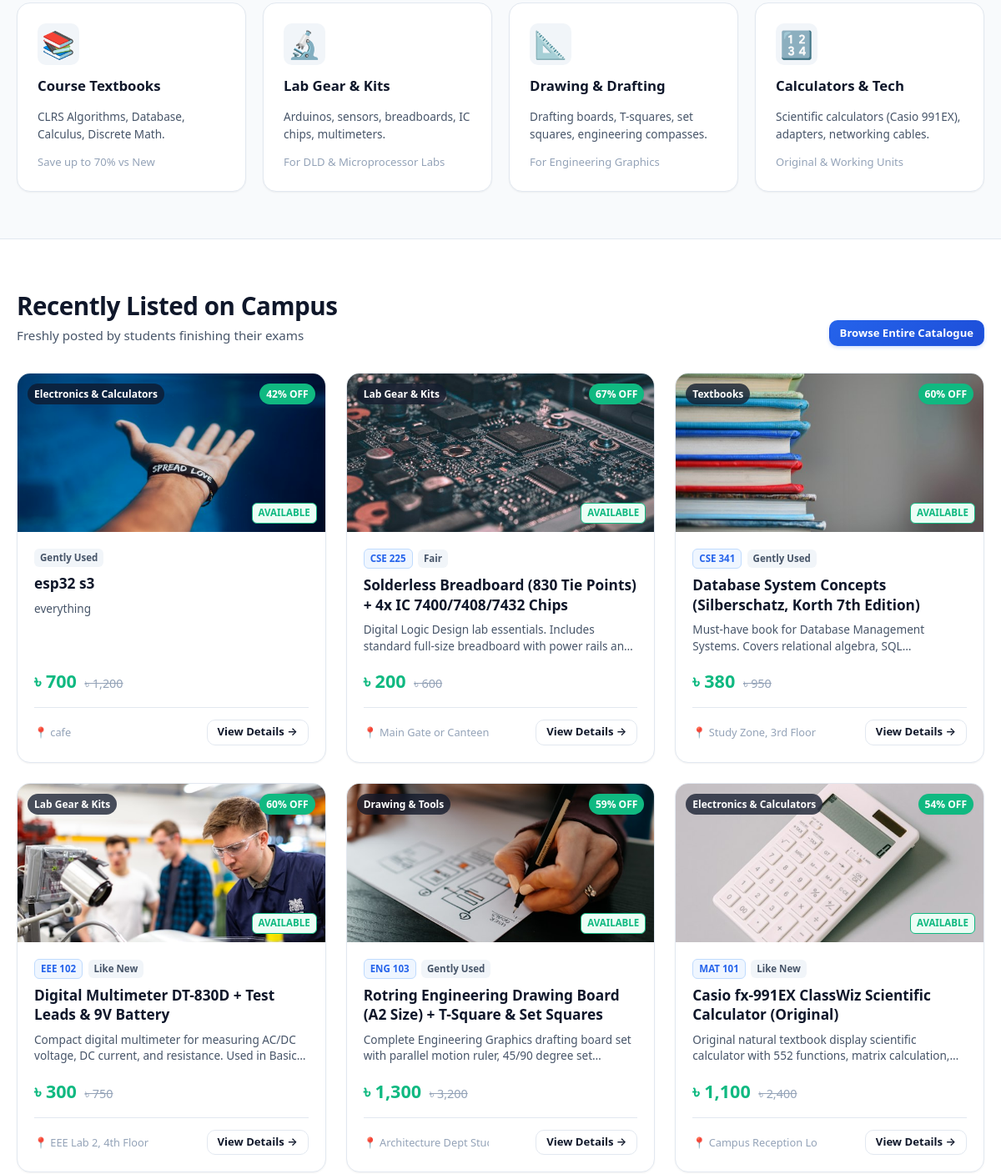
Before: / (middle part) with the older database file.
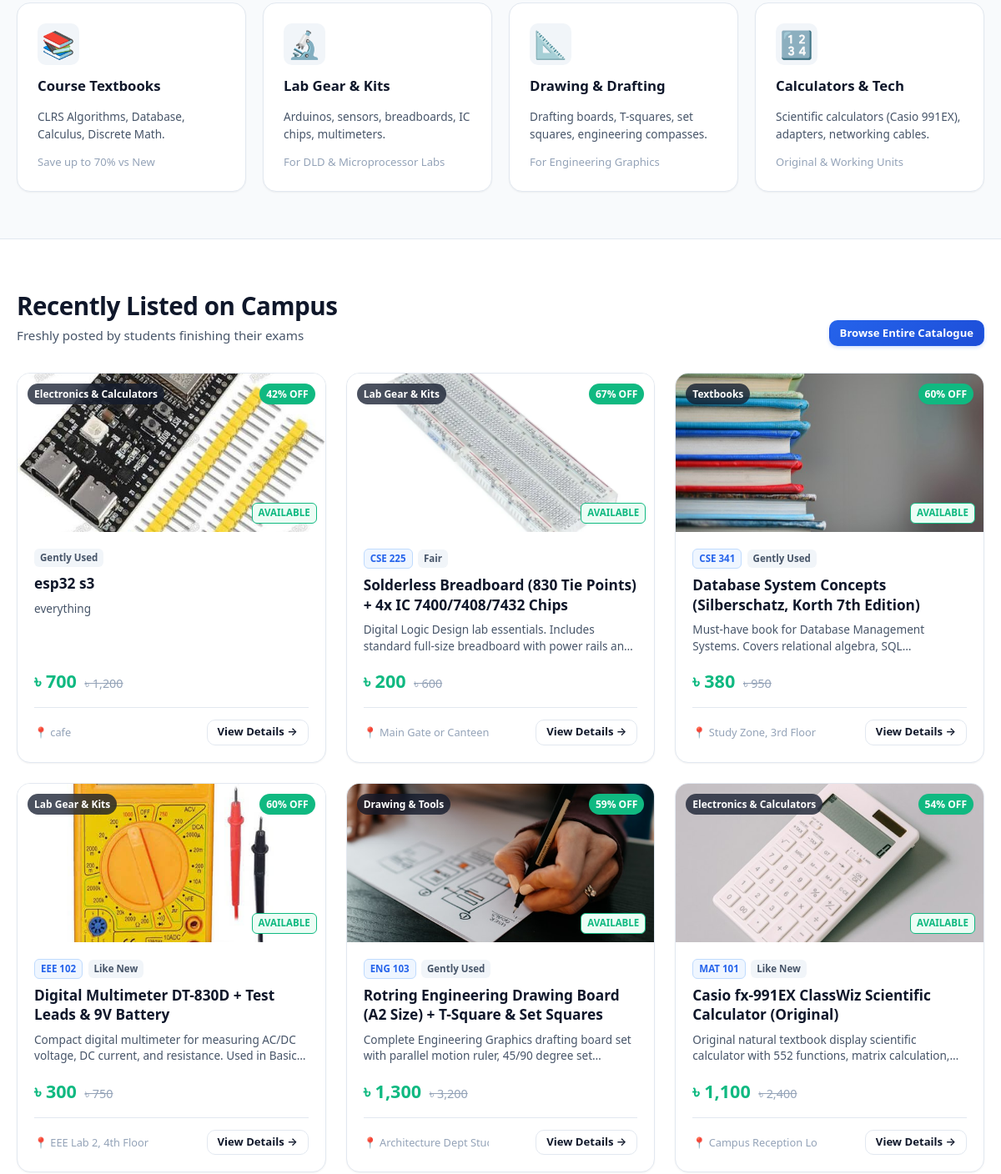
After: the same page with the newer database file.
### tables this page shows
CREATE TABLE `items` (
  `id` int(11) NOT NULL AUTO_INCREMENT,
  `user_id` int(11) NOT NULL,
  `title` varchar(150) NOT NULL,
  `category` enum('Textbooks','Lab Gear & Kits','Drawing & Tools','Electronics & Calculators','Other') NOT NULL,
  `course_code` varchar(20) DEFAULT NULL,
  `item_condition` enum('Like New','Gently Used','Fair') NOT NULL,
  `original_price` decimal(10,2) NOT NULL,
  `selling_price` decimal(10,2) NOT NULL,
  `description` text NOT NULL,
  `meetup_location` varchar(120) NOT NULL,
  `image_icon` varchar(10) DEFAULT '?',
  `image_url` varchar(255) DEFAULT NULL,
  `status` enum('Available','Reserved','Sold') DEFAULT 'Available',
  `created_at` timestamp NOT NULL DEFAULT current_timestamp(),
  `updated_at` timestamp NOT NULL DEFAULT current_timestamp() ON UPDATE current_timestamp(),
  PRIMARY KEY (`id`),
  KEY `user_id` (`user_id`),
  CONSTRAINT `items_ibfk_1` FOREIGN KEY (`user_id`) REFERENCES `users` (`id`) ON DELETE CASCADE
);

### includes/auth_check.php (called while the page is built, shortened)
<?php
function format_price($amount): string {
    return APP_CURRENCY . ' ' . number_format((float)$amount, 0);
}
function calc_discount_pct($original, $selling): int {
    $orig = (float)$original;
    $sell = (float)$selling;
    return (int)round((($orig - $sell) / $orig) * 100);
}
function get_item_image(?string $imageUrl): ?string {
    $cleanPath = ltrim($imageUrl, '/\\');
    if (file_exists(__DIR__ . '/../' . $cleanPath) || file_exists(__DIR__ . '/' . $cleanPath)) {
        return $imageUrl;
    }
    return null;
}

### index.php (the view, shortened to what this page needs)
<?php
require_once __DIR__ . '/includes/header.php';
$featuredItems = [];
try {
    if ($pdo) {
        $stmt = $pdo->query("
            SELECT i.*, u.full_name, u.phone
            FROM items i
            JOIN users u ON i.user_id = u.id
            WHERE i.status = 'Available'
            ORDER BY i.id DESC
            LIMIT 6
        ");
        $featuredItems = $stmt->fetchAll();
    }
} catch (PDOException $e) {
}
?>
<section class="section">
    <div class="container">
        <div class="categories-grid">
            <a href="marketplace.php?category=Textbooks" class="category-card">
                <div class="cat-icon">📚</div>
                <div class="cat-name">Course Textbooks</div>
                <div class="cat-desc" style="font-size: 0.85rem; color: var(--text-secondary);">CLRS Algorithms, Database, Calculus, Discrete Math.</div>
                <div class="cat-count">Save up to 70% vs New</div>
            </a>
            <a href="marketplace.php?category=Lab+Gear+%26+Kits" class="category-card">
                <div class="cat-icon">🔬</div>
                <div class="cat-name">Lab Gear &amp; Kits</div>
                <div class="cat-desc" style="font-size: 0.85rem; color: var(--text-secondary);">Arduinos, sensors, breadboards, IC chips, multimeters.</div>
                <div class="cat-count">For DLD &amp; Microprocessor Labs</div>
            </a>
            <a href="marketplace.php?category=Drawing+%26+Tools" class="category-card">
                <div class="cat-icon">📐</div>
                <div class="cat-name">Drawing &amp; Drafting</div>
                <div class="cat-desc" style="font-size: 0.85rem; color: var(--text-secondary);">Drafting boards, T-squares, set squares, engineering compasses.</div>
                <div class="cat-count">For Engineering Graphics</div>
            </a>
            <a href="marketplace.php?category=Electronics+%26+Calculators" class="category-card">
                <div class="cat-icon">🔢</div>
                <div class="cat-name">Calculators &amp; Tech</div>
                <div class="cat-desc" style="font-size: 0.85rem; color: var(--text-secondary);">Scientific calculators (Casio 991EX), adapters, networking cables.</div>
                <div class="cat-count">Original &amp; Working Units</div>
            </a>
        </div>
    </div>
</section>
<section class="section" style="background-color: var(--bg-surface); border-top: 1px solid var(--border-color); border-bottom: 1px solid var(--border-color);">
    <div class="container">
        <div class="section-header">
            <div>
                <h2 class="section-title">Recently Listed on Campus</h2>
                <p class="section-desc">Freshly posted by students finishing their exams</p>
            </div>
            <a href="marketplace.php" class="btn btn-primary btn-sm">Browse Entire Catalogue</a>
        </div>
        <div class="items-grid">
            <?php if (empty($featuredItems)): ?>
                <div style="grid-column: 1 / -1; text-align: center; padding: 3rem;">
                    <div style="font-size: 3rem; margin-bottom: 1rem;">📦</div>
                    <h3 style="font-size: 1.25rem; margin-bottom: 0.5rem;">No items listed yet</h3>
                    <p style="color: var(--text-secondary); margin-bottom: 1.5rem;">Be the first student to post an item for sale!</p>
                    <a href="my_listings.php" class="btn btn-primary">Post an Item</a>
                </div>
            <?php else: ?>
                <?php foreach ($featuredItems as $item): ?>
                    <?php
                        $discount = calc_discount_pct($item['original_price'], $item['selling_price']);
                    ?>
                    <div class="item-card">
                        <div class="card-img-wrap">
                            <?php $imgSrc = get_item_image($item['image_url'] ?? null); ?>
                            <?php if ($imgSrc): ?>
                                <img src="<?= htmlspecialchars($imgSrc) ?>" alt="<?= htmlspecialchars($item['title']) ?>" class="card-img-real">
                            <?php else: ?>
                                <span class="card-img-placeholder"><?= htmlspecialchars($item['image_icon'] ?? '📦') ?></span>
                            <?php endif; ?>
                            <span class="card-badge-category"><?= htmlspecialchars($item['category']) ?></span>
                            <?php if ($discount > 0): ?>
                                <span class="card-badge-discount"><?= $discount ?>% OFF</span>
                            <?php endif; ?>
                            <span class="card-badge-status status-available">Available</span>
                        </div>
                        <div class="card-body">
                            <div class="card-tags">
                                <?php if (!empty($item['course_code'])): ?>
                                    <span class="tag-course"><?= htmlspecialchars($item['course_code']) ?></span>
                                <?php endif; ?>
                                <span class="tag-condition"><?= htmlspecialchars($item['item_condition']) ?></span>
                            </div>
                            <h3 class="card-title" title="<?= htmlspecialchars($item['title']) ?>">
                                <?= htmlspecialchars($item['title']) ?>
                            </h3>
                            <p class="card-desc">
                                <?= htmlspecialchars($item['description']) ?>
                            </p>
                            <div class="card-price-row">
                                <span class="price-current"><?= format_price($item['selling_price']) ?></span>
                                <?php if ((float)$item['original_price'] > (float)$item['selling_price']): ?>
                                    <span class="price-original"><?= format_price($item['original_price']) ?></span>
                                <?php endif; ?>
                            </div>
                            <div class="card-footer">
                                <span class="card-location" title="<?= htmlspecialchars($item['meetup_location']) ?>">
                                    📍 <?= htmlspecialchars($item['meetup_location']) ?>
                                </span>
                                <a href="item_details.php?id=<?= (int)$item['id'] ?>" class="btn btn-outline btn-sm">
                                    View Details &rarr;
                                </a>
                            </div>
                        </div>
                    </div>
                <?php endforeach; ?>
            <?php endif; ?>
        </div>
    </div>
</section>
<?php require_once __DIR__ . '/includes/footer.php'; ?>

### includes/header.php (shortened to what this page needs)
<?php
require_once __DIR__ . '/auth_check.php';
?>
<!DOCTYPE html>
<html lang="en" data-theme="light">
<head>
    <link rel="stylesheet" href="assets/css/style.css">
</head>
<body>

### includes/footer.php (shortened to what this page needs)
</body>
</html>

Changed rows visible on the page:
changed items "esp32 s3": image_url: a different picture
changed items "Solderless Breadboard (830 Tie Points) + 4x IC 7400/7408/7432 Chips": image_url: a different picture
changed items "Digital Multimeter DT-830D + Test Leads & 9V Battery": image_url: a different picture
